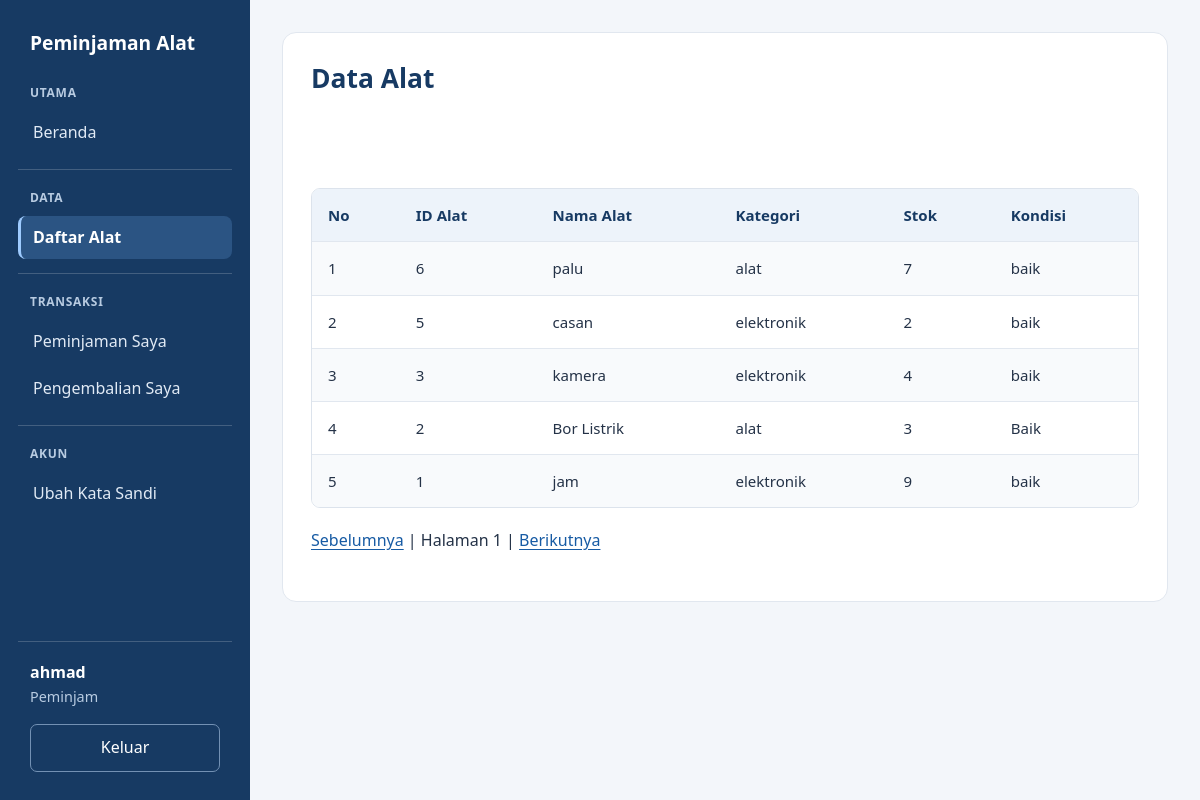
The app's page /alat/tampil.php (signed in) with its own data.
### tables this page shows
CREATE TABLE `alat` (
  `id_alat` int(11) NOT NULL AUTO_INCREMENT,
  `nama_alat` varchar(100) DEFAULT NULL,
  `stok` int(11) DEFAULT NULL,
  `kondisi` varchar(50) DEFAULT NULL,
  `kategori` varchar(25) NOT NULL,
  PRIMARY KEY (`id_alat`)
);

### config/fungsi.php (called while the page is built, shortened)
<?php
function url_aplikasi($path = '') {
    $script = str_replace('\\', '/', $_SERVER['SCRIPT_NAME'] ?? '/');
    $dasar = (strpos($script, '/pinjam/') === 0 || $script === '/pinjam') ? '/pinjam' : '';
    return $dasar . '/' . ltrim($path, '/');
}
function aman($nilai) {
    return htmlspecialchars((string) $nilai, ENT_QUOTES, 'UTF-8');
}
    ?>
    <?php
require_once __DIR__ . '/../index.php';

### alat/tampil.php (the view, shortened to what this page needs)
<?php
require __DIR__ . '/../config/connection.php';
$halaman = max(1, (int) ($_GET['halaman'] ?? 1));
$awal = ($halaman - 1) * 50;
$query = mysqli_query($conn, "SELECT * FROM alat ORDER BY id_alat DESC LIMIT $awal, 50");
buka_halaman('Data Alat');
?>
<h2>Data Alat</h2>
<br><br>
<div class="tabel-scroll" role="region" aria-label="Tabel data" tabindex="0">
    <table>
        <tr>
            <th>No</th>
            <th>ID Alat</th>
            <th>Nama Alat</th>
            <th>Kategori</th>
            <th>Stok</th>
            <th>Kondisi</th>
        </tr>
        <?php
        $no = $awal + 1;
        while ($data = mysqli_fetch_assoc($query)) {
            ?>
            <tr>
                <td><?php echo $no++; ?></td>
                <td><?php echo aman($data['id_alat']); ?></td>
                <td><?php echo aman($data['nama_alat']); ?></td>
                <td><?php echo aman($data['kategori']); ?></td>
                <td><?php echo aman($data['stok']); ?></td>
                <td><?php echo aman($data['kondisi']); ?></td>
            </tr>
        <?php } ?>
    </table>
</div>
<p><a href="?halaman=<?php echo max(1, $halaman-1); ?>">Sebelumnya</a> | Halaman <?php echo $halaman; ?> | <a href="?halaman=<?php echo $halaman+1; ?>">Berikutnya</a>
</p>
<?php tutup_halaman(); ?>

### index.php (shortened to what this page needs)
<?php
function buka_halaman($judul, $halaman_akun = false) {
    ?>
    <!DOCTYPE html>
    <html lang="id">
    <head>
        <link rel="stylesheet" href="<?= aman(url_aplikasi('assets/style.css')) ?>?v=<?= filemtime(__DIR__ . '/assets/style.css') ?>">
    </head>
    <body class="<?= $halaman_akun ? 'halaman-akun' : 'halaman-aplikasi' ?>">
        <?php
        if (!$halaman_akun) {
            menu();
        }
        ?>
        <main id="konten" class="<?= $halaman_akun ? 'kartu-akun' : 'konten' ?>">
    <?php
}
function tutup_halaman() {
    ?>
        </main>
    </body>
    </html>
    <?php
}
function menu() {
    $level = $_SESSION['level'];
    $halaman = $_SERVER['SCRIPT_NAME'];
    $kelompok_menu = [
        'Utama' => [url_aplikasi('index.php') => 'Beranda'],
        'Data' => [url_aplikasi('alat/tampil.php') => 'Daftar Alat'],
    ];
    $kelompok_menu['Transaksi'] = [
        url_aplikasi('peminjaman/tampil.php') => $level === 'peminjam' ? 'Peminjaman Saya' : 'Peminjaman',
        url_aplikasi('pengembalian/tampil.php') => $level === 'peminjam' ? 'Pengembalian Saya' : 'Pengembalian',
    ];
    $kelompok_menu['Akun'] = [url_aplikasi('akun/password.php') => 'Ubah Kata Sandi'];
    ?>
    <aside class="sidebar">
        <a class="merek" href="<?= aman(url_aplikasi('index.php')) ?>">Peminjaman Alat</a>
        <nav aria-label="Navigasi utama">
            <?php foreach ($kelompok_menu as $kelompok => $daftar_menu) { ?>
                <div class="kelompok-menu">
                    <p class="keterangan-menu"><?= aman($kelompok) ?></p>
                    <?php foreach ($daftar_menu as $alamat => $label) {
                        $aktif = $halaman === $alamat;
                        if (str_ends_with($alamat, 'tampil.php')) {
                            $pola = '~[/-](tampil|tambah|edit|hapus|form|proses|verifikasi)\.php$~';
                            $aktif = preg_replace($pola, '', $halaman) === preg_replace($pola, '', $alamat);
                        }
                        ?>
                        <a href="<?= aman($alamat) ?>" <?php if ($aktif) { echo 'aria-current="page"'; } ?>>
                            <?= aman($label) ?>
                        </a>
                    <?php } ?>
                </div>
            <?php } ?>
        </nav>
        <div class="profil">
            <strong><?= aman($_SESSION['nama']) ?></strong>
            <span><?= aman(ucfirst($level)) ?></span>
            <form action="<?= aman(url_aplikasi('akun/logout.php')) ?>" method="post">
                <button type="submit">Keluar</button>
            </form>
        </div>
    </aside>
    <?php
}
if (realpath($_SERVER['SCRIPT_FILENAME'] ?? '') !== __FILE__) {
    return;
}
?>

### assets/style.css (style rules this page uses)
:root { color-scheme: light; font-family: "Segoe UI", Arial, sans-serif; color: #243247; background: #f3f6fa; line-height: 1.6; }
* { box-sizing: border-box; }
body { margin: 0; }
a { color: #175ba4; text-underline-offset: 3px; }
h1, h2, h3 { color: #173a63; line-height: 1.3; }
h2 { margin-top: 0; font-size: 1.65rem; }
p { margin: 0 0 20px; }
.halaman-aplikasi { display: grid; grid-template-columns: 250px minmax(0, 1fr); min-height: 100vh; }
.sidebar { position: sticky; top: 0; height: 100vh; overflow-y: auto; display: flex; flex-direction: column; padding: 28px 18px; background: #173a63; color: white; }
.merek { padding: 0 12px; color: white; font-size: 1.2rem; font-weight: 700; text-decoration: none; }
.keterangan-menu { margin: 0 12px 6px; color: #b8cbe1; font-size: .75rem; letter-spacing: .06em; text-transform: uppercase; font-weight: 600; }
.sidebar nav { display: grid; gap: 18px; margin: 24px 0; }
.kelompok-menu { display: grid; align-content: start; gap: 3px; padding-bottom: 14px; border-bottom: 1px solid #ffffff30; }
.kelompok-menu:last-child { padding-bottom: 0; border-bottom: 0; }
.sidebar nav a { display: block; padding: 9px 12px; border-left: 3px solid transparent; border-radius: 8px; color: #e1eaf5; text-decoration: none; }
.sidebar nav a:hover, .sidebar nav a[aria-current="page"] { background: #2b5483; color: white; }
.sidebar nav a[aria-current="page"] { border-left-color: #9ecbff; font-weight: 600; }
.profil { margin-top: auto; padding: 18px 12px 0; border-top: 1px solid #ffffff30; }
.profil strong, .profil span { display: block; overflow-wrap: anywhere; }
.profil span { color: #b8cbe1; font-size: .9rem; }
.profil form { margin-top: 16px; }
.profil button { width: 100%; border-color: #7391b4; background: transparent; }
.konten { min-width: 0; margin: 32px; padding: 28px; border: 1px solid #e1e7ef; border-radius: 14px; background: white; align-self: start; }
input, select, textarea, button { font: inherit; padding: 10px 12px; border: 1px solid #aab8c9; border-radius: 7px; max-width: 100%; }
button { background: #175ba4; color: white; cursor: pointer; }
.tabel-scroll { width: 100%; overflow-x: auto; margin: 20px 0; border: 1px solid #dce3ec; border-radius: 9px; }
table { width: 100%; border-collapse: collapse; font-size: .94rem; }
th, td { padding: 14px 16px; border-bottom: 1px solid #e1e7ef; text-align: left; vertical-align: top; }
th { background: #edf3fa; color: #173a63; white-space: nowrap; }
tr:last-child td { border-bottom: 0; }
tr:nth-child(even) { background: #f8fafc; }

### records on screen
alat: id_alat "6", nama_alat "palu", kategori "alat", stok "7", kondisi "baik"
alat: id_alat "5", nama_alat "casan", kategori "elektronik", stok "2", kondisi "baik"
alat: id_alat "3", nama_alat "kamera", kategori "elektronik", stok "4", kondisi "baik"
alat: id_alat "2", nama_alat "Bor Listrik", kategori "alat", stok "3", kondisi "Baik"
alat: id_alat "1", nama_alat "jam", kategori "elektronik", stok "9", kondisi "baik"

### other values on screen
aman($kelompok) "UTAMA"
aman($label) "Beranda"
aman($kelompok) "DATA"
aman($label) "Daftar Alat"
aman($kelompok) "TRANSAKSI"
aman($label) "Peminjaman Saya"
aman($label) "Pengembalian Saya"
aman($kelompok) "AKUN"
aman($label) "Ubah Kata Sandi"
aman($_SESSION['nama']) "ahmad"
aman(ucfirst($level)) "Peminjam"
$halaman "1"
